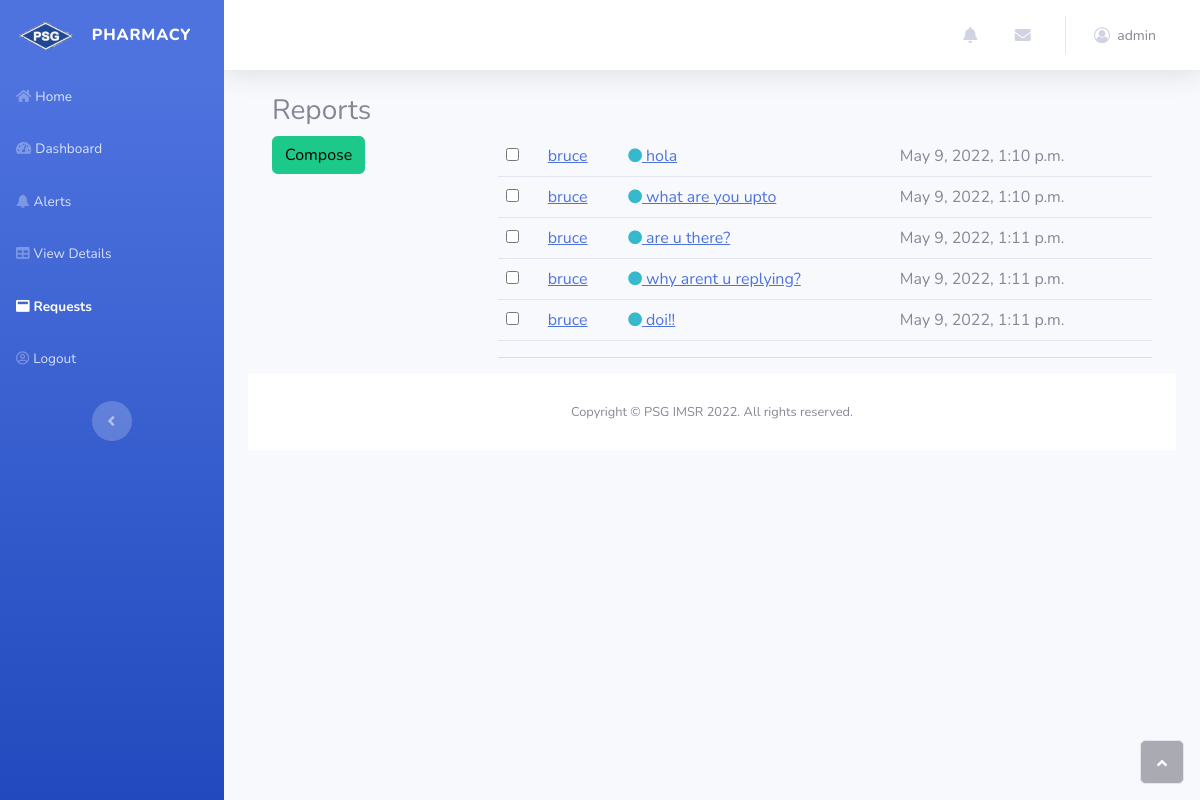
The page /psg/requests/ (signed in) on the database its author committed.
### psg_pharmacy/models.py (models this page shows)
class Mail(models.Model):
    body = models.TextField(max_length=2000)
    from_user = models.CharField(max_length=30)
    to_user = models.CharField(max_length=30)
    time = models.DateTimeField(auto_now_add=True)

### psg_pharmacy/views.py (the view)
# urls.py: path('requests/', views.requests, name='requests'),
def requests(request):
    if request.user.is_authenticated:
        name = request.user.username
        message = Messages.objects.all()
        mail = Mail.objects.all()
        for m in mail:
            if request.user.username == "admin" or request.user.username == "store_pharmacy":
                print("its me ",request.user)
                return render(request, 'requests.html', {'username': name,"mail" : mail,"message" : message})
            elif request.user.username == m.to_user:
                return render(request, 'requests.html', {'username': name,"mail" : mail,"message" : message})
        return render(request, 'requests.html', {'username': name})
    else:
        return render(request, "login.html")

### psg_pharmacy/templates/requests.html (shortened to what this page needs)
{% load static %}
<!DOCTYPE html>
<html>
<head>
    <link rel="stylesheet" href="{% static 'bootstrap/css/bootstrap.min.css' %}">
    <link rel="stylesheet" href="{% static 'css/Nunito.css' %}">
    <link rel="stylesheet" href="https://use.fontawesome.com/releases/v5.12.0/css/all.css">
    <link rel="stylesheet" href="https://cdnjs.cloudflare.com/ajax/libs/font-awesome/4.7.0/css/font-awesome.min.css">
    <link rel="stylesheet" href="{% static 'fonts/fontawesome5-overrides.min.css' %}">
    <link rel="stylesheet" href="{% static 'css/alert.css' %}">
    <link rel="stylesheet" href="{% static 'css/Carousel_Image_Slider-1.css' %}">
    <link rel="stylesheet" href="{% static 'css/Carousel_Image_Slider.css' %}">
</head>
<body id="page-top">
    <div id="wrapper" >
        <nav class="navbar navbar-dark align-items-start sidebar sidebar-dark accordion bg-gradient-primary p-0" height="800">
            <div class="container-fluid d-flex flex-column p-0"><a class="navbar-brand d-flex justify-content-center align-items-center sidebar-brand m-0" href="{% url 'index' %}"><img src="{% static 'img/android-chrome-192x192.png' %}" style="width: 59px;">
                    <div class="sidebar-brand-text mx-3"><span>Pharmacy</span></div>
                </a>
                <ul class="navbar-nav text-light" id="accordionSidebar">
                    <li class="nav-item"><a class="nav-link" href="{% url 'index' %}"><i class="fas fa-home"></i><span>Home</span></a><a class="nav-link" href="{% url 'dashboard' %}"><i class="fas fa-tachometer-alt"></i><span>Dashboard</span></a></li>
                    <li class="nav-item"><a class="nav-link" href="{% url 'alerts' %}"><i class="fa fa-bell"></i><span>Alerts</span></a></li>
                    <li class="nav-item"><a class="nav-link" href="{% url 'details' %}"><i class="fas fa-table"></i><span>View Details</span></a></li>
                    <li class="nav-item"><a class="nav-link active" href="{% url 'requests' %}"><i class="fas fa-window-maximize"></i><span>Requests</span></a><a class="nav-link" href="{% url 'signin' %}"><i class="far fa-user-circle"></i><span>Logout</span></a></li>
                </ul>
                <div class="text-center d-none d-md-inline"><button class="btn rounded-circle border-0" id="sidebarToggle" type="button"></button></div>
            </div>
        </nav>
        <div class="d-flex flex-column" id="content-wrapper">
            <div id="content">
                <nav class="navbar navbar-light navbar-expand bg-white shadow mb-4 topbar static-top">
                    <div class="container-fluid"><button class="btn btn-link d-md-none rounded-circle me-3" id="sidebarToggleTop" type="button"></button>
                        <ul class="navbar-nav flex-nowrap ms-auto">
                            <li class="nav-item dropdown no-arrow mx-1">
                                <div class="nav-item dropdown no-arrow"><a class="dropdown-toggle nav-link" aria-expanded="false" data-bs-toggle="dropdown" href="#"><i class="fas fa-bell fa-fw"></i></a>
                                </div>
                            </li>
                            <li class="nav-item dropdown no-arrow mx-1">
                                <div class="nav-item dropdown no-arrow"><a class="dropdown-toggle nav-link" aria-expanded="false" data-bs-toggle="dropdown" href="#"><i class="fas fa-envelope fa-fw"></i></a>
                                </div>
                            </li>
                            <li class="nav-item dropdown no-arrow">
                                <div class="nav-item dropdown no-arrow"><a class="dropdown-toggle nav-link" aria-expanded="false" data-bs-toggle="dropdown" href="#"><i class="fa fa-user-circle-o" style="width: 16px;"></i><span class="d-none d-lg-inline me-2 text-gray-600 small">&nbsp; {{username}}</span></a>
                                </div>
                            </li>
                        </ul>
                    </div>
                </nav>
                <div class="container-fluid"><link href="https://maxcdn.bootstrapcdn.com/font-awesome/4.3.0/css/font-awesome.min.css" rel="stylesheet">
<div class="container">
<div class="wraper bootstrap snippets bootdeys bootdey">
    <div class="page-title">
        <h3 class="title">Reports</h3>
    </div>
    <div class="row">
        <div class="col-md-3">
            <a href="{% url 'mailCompose' %}" class="btn btn-success btn-block">Compose</a>
        </div>
        <div class="col-md-9">
            <div class="row">
                <div class="col-lg-12">
            <div class="panel panel-default m-t-20">
                <div class="panel-body">
                    <table class="table table-hover mails">
                        <tbody>
                            {% for m in mail %}
                            {% if m.to_user == request.user.username %}
                            <tr>
                                <td class="mail-select">
                                    <label class="cr-styled">
                                        <input type="checkbox">
                                    </label>
                                </td>
                                <td>
                                    <a href="##email-read.html">{{m.from_user}}</a>
                                </td>
                                <td>
                                    <a href="##email-read.html"><i class="fa fa-circle text-info m-r-15"></i>  {{m.body}}</a>
                                </td>
                                <td class="text-right">
                                    {{m.time}}
                                </td>
                                {% endif %}
                        {% endfor %}
                            </tr>
                        </tbody>
                    </table>
                    <hr>
                </div>
            </div>
        </div>
    </div>
</div>
</div></div>
            </div>
            <footer class="bg-white sticky-footer">
                <div class="container my-auto">
                    <div class="text-center my-auto copyright"><span>Copyright © PSG IMSR 2022. All rights reserved.</span></div>
                </div>
            </footer>
        </div><a class="border rounded d-inline scroll-to-top" href="#page-top"><i class="fas fa-angle-up"></i></a>
    </div>
</body>
</html>

### psg_pharmacy/static/css/alert.css (style rules this page uses)
body { background: #FDFDFF; }

### rows shown on the page
Mail: from_user "bruce", body "hola", time "May 9, 2022, 1:10 p.m."
Mail: from_user "bruce", body "what are you upto", time "May 9, 2022, 1:10 p.m."
Mail: from_user "bruce", body "are u there?", time "May 9, 2022, 1:11 p.m."
Mail: from_user "bruce", body "why arent u replying?", time "May 9, 2022, 1:11 p.m."
Mail: from_user "bruce", body "doi!!", time "May 9, 2022, 1:11 p.m."

### other values the page prints
{{ username }} "admin"
